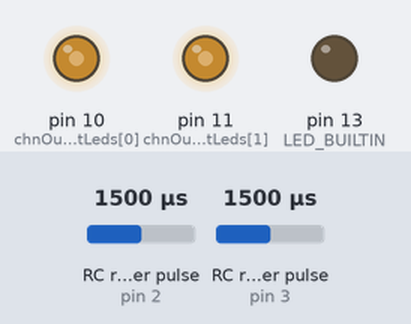
A program run on a simulated Arduino Pro Mini, built with avr-gcc and run on an emulated ATmega328P. Parts: output pins drawn as LEDs (lit = HIGH). Wiring (inferred from the names in the program): 2 × RC receiver channel: data pin 2 / data pin 3. The test bench sets the inputs (shaded band); at power-on: RC receiver pulse (sensors on pin 2, pin 3) 1500 µs.

Above: at 1.2 s.
1.3 s: RC receiver pulse (sensor on pin 2) set to 1020 µs
At 2.5 s:
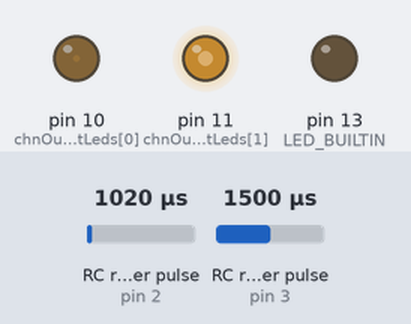
2.8 s: RC receiver pulse (sensor on pin 3) set to 1020 µs
At 3.9 s:
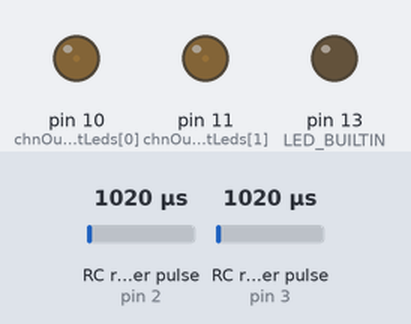
4.3 s: RC receiver pulse (sensor on pin 2) set to 1500 µs
At 5.2 s:
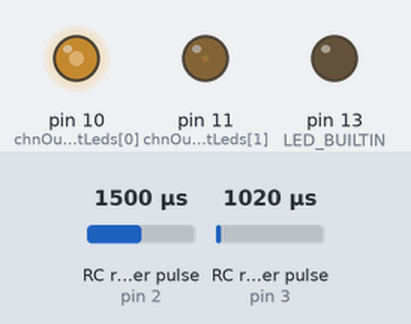
5.8 s: RC receiver pulse (sensor on pin 3) set to 1750 µs
At 6.1 s:
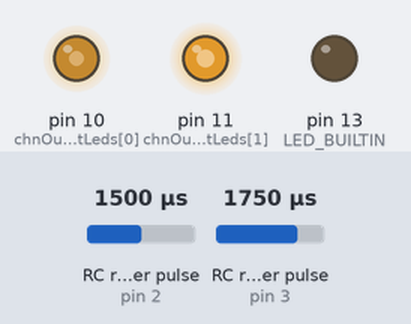
7.3 s: RC receiver pulse (sensor on pin 2) set to 1250 µs
At 8.5 s:
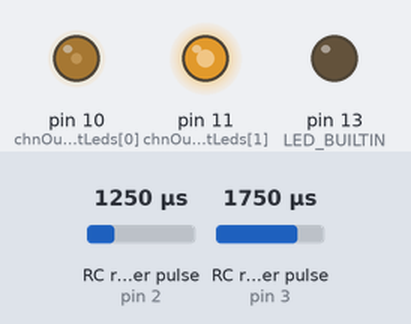
8.8 s: RC receiver pulse (sensor on pin 3) set to 1980 µs
At 9.9 s:
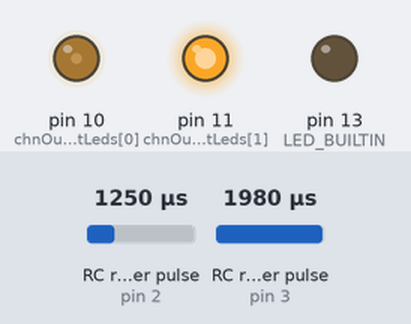
Timing chart, 0 to 11.3 s (numbered marks = the images above; inputs shaded):
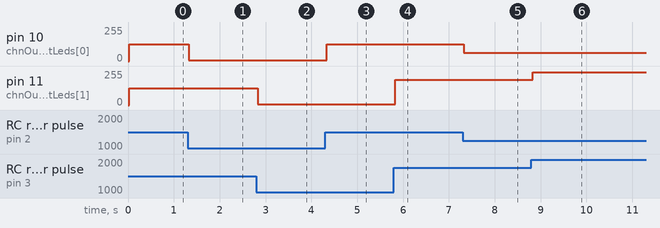

Measured:
- after the input at 1.3 s, pin 10 (chnOutputLeds[0]): 125/255 → 5/255 at once
- after the input at 2.8 s, pin 11 (chnOutputLeds[1]): 125/255 → 5/255 at once
- after the input at 4.3 s, pin 10 (chnOutputLeds[0]): 5/255 → 125/255 at once
- after the input at 5.8 s, pin 11 (chnOutputLeds[1]): 5/255 → 188/255 at once
- after the input at 7.3 s, pin 10 (chnOutputLeds[0]): 125/255 → 63/255 at once
- after the input at 8.8 s, pin 11 (chnOutputLeds[1]): 188/255 → 245/255 at once

The program:

main.cpp
```cpp
#include <Arduino.h>
#include <EnableInterrupt.h>

//#define DEBUG

// channel count and indexes (order does not actually matter but keep same as on receiver)
#define CHN_COUNT 2
#define CHN_STR 0
#define CHN_THR 1

// inputs from RC receiver (must be INT - not PCINT - capable pins)
uint8_t chnInputPins[CHN_COUNT] = {
  2,  // steering channel on INT0 pin
  3,  // throttle channel on INT1 pin
};

// leds for visualising input level (must be pwm-capable pins)
uint8_t chnOutputLeds[CHN_COUNT] = {
  10, // steering led
  11  // throttle led
};

//

volatile uint32_t chnLastPulseStart[CHN_COUNT];
volatile uint32_t chnLastPulseWidth[CHN_COUNT];

void handleChnEvent(uint32_t now, uint8_t chnIndex, uint8_t chnState) {
  if (chnState == 1) {
    // up transition, record start
    chnLastPulseStart[chnIndex] = now;
    return;
  }

  if (chnLastPulseStart[chnIndex] == 0) {
    // no up transition yet
    return;
  }

  // down transition, compute width
  uint16_t pulseWidth = now - chnLastPulseStart[chnIndex];
  if (pulseWidth < 1000 || pulseWidth > 2000) {
    // invalid
    pulseWidth = 0;
  }
  chnLastPulseWidth[chnIndex] = pulseWidth;
}

void strInterrupt() {
  uint32_t now = micros();
  uint8_t state = digitalRead(chnInputPins[CHN_STR]);
  handleChnEvent(now, CHN_STR, state);
}

void thrInterrupt() {
  uint32_t now = micros();
  uint8_t state = digitalRead(chnInputPins[CHN_THR]);
  handleChnEvent(now, CHN_THR, state);
}

void printPulseData(const uint8_t chnIndex, uint16_t pulseWidth, uint8_t ledValue) {
#ifdef DEBUG
  Serial.print("Channel ");
  Serial.print(chnIndex);
  Serial.print(": ");
  Serial.print(pulseWidth);
  Serial.print("us pulse width, led output ");
  Serial.println(ledValue);
#endif
}

uint8_t pulseWidthToLedValue(uint16_t pulseWidth) {
  return pulseWidth > 0 ? (pulseWidth - 1000) / 4 : 0;
}

//

void setup() {
#ifdef DEBUG
  Serial.begin(9600);
  Serial.println("Initializing...");
#endif

  pinMode(LED_BUILTIN, OUTPUT);

  //

  for (uint8_t chnIndex = 0; chnIndex < CHN_COUNT; chnIndex++) {
    pinMode(chnInputPins[chnIndex], INPUT);
    pinMode(chnOutputLeds[chnIndex], OUTPUT);
  }

  //attachInterrupt(digitalPinToInterrupt(chnInputPins[CHN_STR]), strInterrupt, CHANGE);
  //attachInterrupt(digitalPinToInterrupt(chnInputPins[CHN_THR]), thrInterrupt, CHANGE);
  enableInterrupt(chnInputPins[CHN_STR], strInterrupt, CHANGE);
  enableInterrupt(chnInputPins[CHN_THR], thrInterrupt, CHANGE);

#ifdef DEBUG
  Serial.println("Interrupts set, ready to roll");
#endif
}

void loop() {
  // RC channel monitor outputs
  for (uint8_t chnIndex = 0; chnIndex < CHN_COUNT; chnIndex++) {
    uint8_t ledValue = pulseWidthToLedValue(chnLastPulseWidth[chnIndex]);

    analogWrite(chnOutputLeds[chnIndex], ledValue);
    printPulseData(chnIndex, chnLastPulseWidth[chnIndex], ledValue);
  }

#ifdef DEBUG
  delay(1000);
#else
  delay(10);
#endif
}
```
